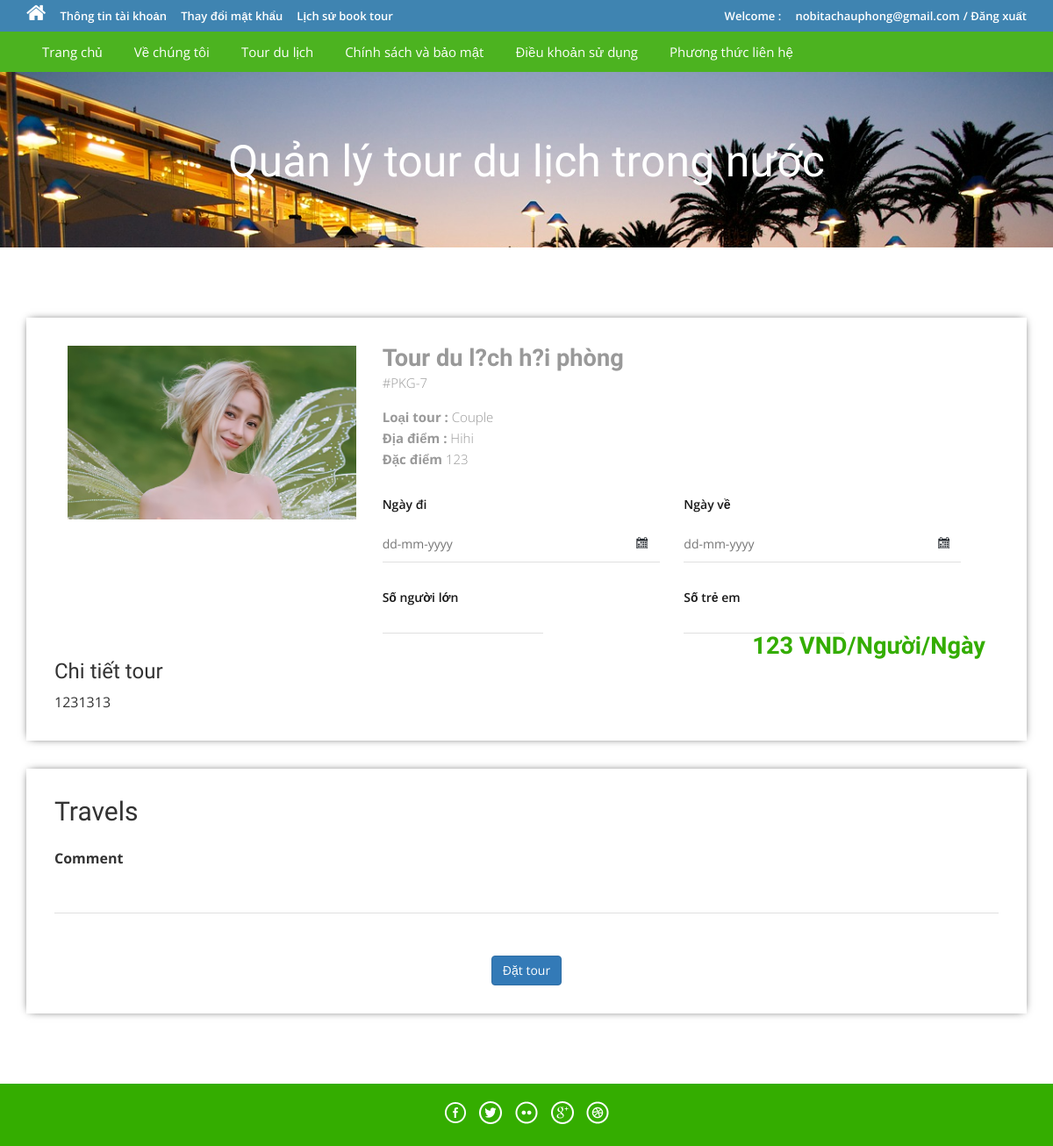
The app's page /package-details.php?pkgid=7 (signed in), older data.
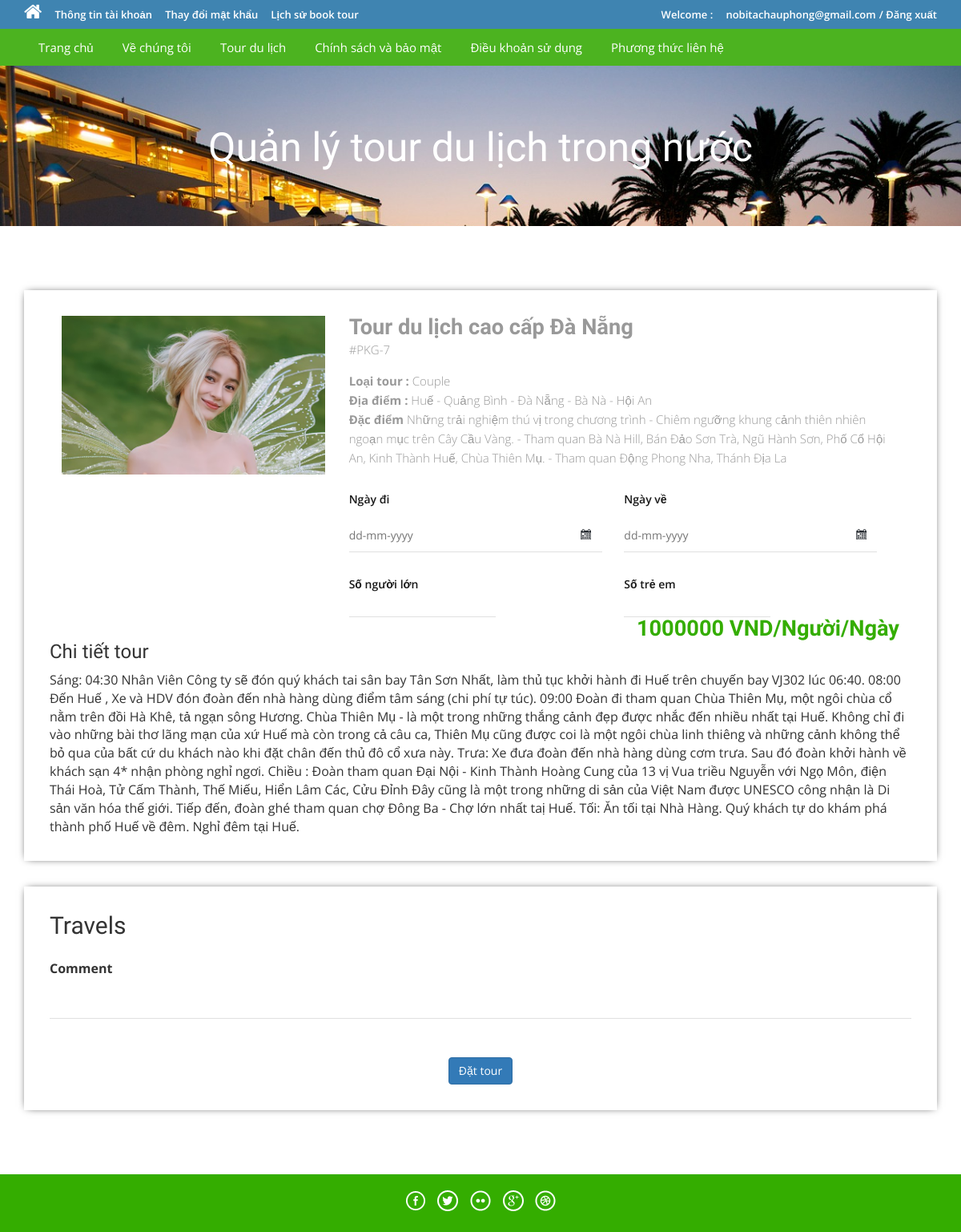
The same page, newer data.
### tables this page shows
CREATE TABLE `tbltourpackages` (
  `PackageId` int(11) NOT NULL,
  `PackageName` varchar(200) NOT NULL,
  `PackageType` varchar(150) NOT NULL,
  `PackageLocation` varchar(100) NOT NULL,
  `PackagePrice` int(11) NOT NULL,
  `PackageFetures` varchar(255) NOT NULL,
  `PackageDetails` mediumtext NOT NULL,
  `PackageImage` varchar(100) NOT NULL,
  `Creationdate` timestamp NOT NULL DEFAULT current_timestamp(),
  `UpdationDate` timestamp NULL DEFAULT '0000-00-00 00:00:00' ON UPDATE current_timestamp()
);

### package-details.php (the view, shortened to what this page needs)
<?php
	include('includes/config.php');
?>
<!DOCTYPE HTML>
<html>
	<head>
		<link href="css/bootstrap.css" rel='stylesheet' type='text/css' />
		<link href="css/style.css" rel='stylesheet' type='text/css' />
		<link href="css/font-awesome.css" rel="stylesheet">
	</head>
	<body>
		<?php include('includes/header.php');?>
		<div class="banner-3">
			<div class="container">
				<h1 class="wow zoomIn animated animated" data-wow-delay=".5s" style="visibility: visible; animation-delay: 0.5s; animation-name: zoomIn;">Quản lý tour du lịch trong nước</h1>
			</div>
		</div>
		<div class="selectroom">
			<div class="container">
				<?php
				$pid=intval($_GET['pkgid']);
				$sql = "SELECT * from tbltourpackages where PackageId=:pid";
				$query = $dbh->prepare($sql);
				$query -> bindParam(':pid', $pid, PDO::PARAM_STR);
				$query->execute();
				$results=$query->fetchAll(PDO::FETCH_OBJ);
				if($query->rowCount() > 0){
					foreach($results as $result){	?>
					<form name="book" method="post">
						<div class="selectroom_top">
							<div class="col-md-4 selectroom_left wow fadeInLeft animated" data-wow-delay=".5s">
								<img src="admin/pacakgeimages/<?php echo htmlentities($result->PackageImage);?>" class="img-responsive" alt="">
							</div>
							<div class="col-md-8 selectroom_right wow fadeInRight animated" data-wow-delay=".5s">
								<h2><?php echo htmlentities($result->PackageName);?></h2>
								<p class="dow">#PKG-<?php echo htmlentities($result->PackageId);?></p>
								<p><b>Loại tour :</b> <?php echo htmlentities($result->PackageType);?></p>
								<p><b>Địa điểm :</b> <?php echo htmlentities($result->PackageLocation);?></p>
								<p><b>Đặc điểm</b> <?php echo htmlentities($result->PackageFetures);?></p>
								<div class="ban-bottom">
									<div class="bnr-right">
										<label class="inputLabel">Ngày đi</label>
										<input class="date" id="datepicker" type="text" placeholder="dd-mm-yyyy"  name="fromdate" required="">
									</div>
									<div class="bnr-right">
										<label class="inputLabel">Ngày về</label>
										<input class="date" id="datepicker1" type="text" placeholder="dd-mm-yyyy" name="todate" required="">
									</div>
								</div>
								<div class="ban-bottom">
									<div class="bnr-right"  style="margin-top: 30px;">
										<label class="inputLabel">Số người lớn</label>
										<input id="adults" type="number" name="adults" required="" style="border:none; border-bottom:1px solid rgba(0,0,0,.12);">
									</div>
									<div class="bnr-right"  style="margin-top: 30px;">
										<label class="inputLabel">Số trẻ em</label>
										<input id="childs" type="number" name="childs" required="" style="border:none; border-bottom:1px solid rgba(0,0,0,.12);">
									</div>
								</div>
							<div class="clearfix"></div>
							<div class="grand">
								<h3><?php echo htmlentities($result->PackagePrice);?> VND/Người/Ngày </h3>
							</div>
						</div>
				<h3>Chi tiết tour</h3>
				<p style="padding-top: 1%"><?php echo htmlentities($result->PackageDetails);?> </p>
			</div>
			<div class="selectroom_top">
				<h2>Travels</h2>
				<div class="selectroom-info animated wow fadeInUp animated" data-wow-duration="1200ms" data-wow-delay="500ms" style="visibility: visible; animation-duration: 1200ms; animation-delay: 500ms; animation-name: fadeInUp; margin-top: -70px">
					<ul>
						<li class="spe">
							<label class="inputLabel">Comment</label>
							<input class="special" type="text" name="comment" required="">
						</li>
						<?php if($_SESSION['login'])
						{?>
							<li class="spe" align="center">
						<button type="submit" name="submit2" class="btn-primary btn">Đặt tour</button>
							</li>
							<?php } else {?>
								<li class="sigi" align="center" style="margin-top: 1%">
								<a href="#" data-toggle="modal" data-target="#myModal4" class="btn-primary btn" > Đặt tour</a></li>
								<?php } ?>
					</ul>
				</div>
			</div>
					</form>
				<?php }} ?>
			</div>
		</div>
		<?php include('includes/footer.php');?>
	</body>
</html>

Row changes from the older to the newer data that the page shows:
changed tbltourpackages "Couple": PackageName "Tour du l?ch h?i phòng" → "Tour du lịch cao cấp Đà Nẵng"; PackageLocation "Hihi" → "Huế - Quảng Bình - Đà Nẵng - Bà Nà - Hội An"; PackageFetures "123" → "Những trải nghiệm thú vị trong chương trình - Chiêm ngưỡng khung cảnh thiên nhiên ngoạn mục trên Cây Cầu Vàng. - Tham quan Bà Nà Hill, Bán Đảo Sơn Trà, Ngũ Hành Sơn, Phố Cổ Hội An, Kinh Thành Huế, Chùa Thiên Mụ. - Tham quan Động Phong Nha, Thánh Địa La"; PackagePrice "123" → "1000000"; PackageDetails "1231313" → "Sáng: 04:30 Nhân Viên Công ty sẽ đón quý khách tai sân bay Tân Sơn Nhất, làm thủ tục khởi hành đi Huế trên chuyến bay VJ302 lúc 06:40. 08:00 Đến Huế , Xe và HDV đón đoàn đến nhà hàng dùng điểm tâm sáng (chi phí tự túc). 09:00 Đoàn đi tham quan Chùa Thiên Mụ, một ngôi chùa cổ nằm trên đồi Hà Khê, tả ngạn sông Hương. Chùa Thiên Mụ - là một trong những thắng cảnh đẹp được nhắc đến nhiều nhất tại Huế. Không chỉ đi vào những bài thơ lãng mạn của xứ Huế mà còn trong cả câu ca, Thiên Mụ cũng được coi là một ngôi chùa linh thiêng và những cảnh không thể bỏ qua của bất cứ du khách nào khi đặt chân đến thủ đô cổ xưa này. Trưa: Xe đưa đoàn đến nhà hàng dùng cơm trưa. Sau đó đoàn khởi hành về khách sạn…"
